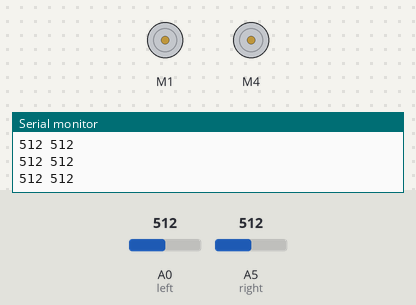
Recording of a sketch running on a simulated Arduino Uno, built with avr-gcc and run on an emulated ATmega328P. Shown: 2 × DC motor (green arrow = forward, orange = backward, longer = faster), the last lines printed to the serial monitor. The inputs (shaded band) are chosen by the test bench; at power-on: A0 (left) = 512, A5 (right) = 512.

Above: at 1.2 s.
1.3 s: A0 (left) set to 313
2.8 s: A0 (left) set to 288
At 4.1 s:
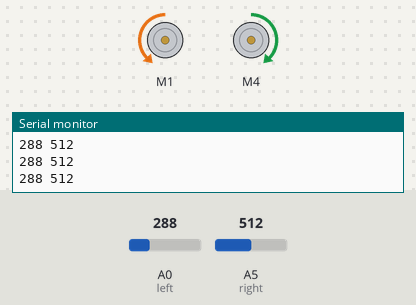
4.4 s: A5 (right) set to 316
5.9 s: A5 (right) set to 285
At 7.2 s:
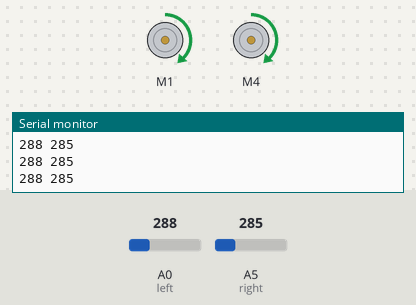
7.5 s: A0 (left) set to 306
At 8.8 s:
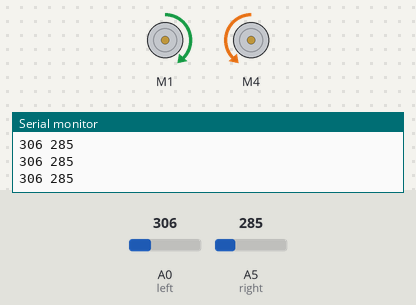
9.1 s: A0 (left) set to 290
At 10.7 s:
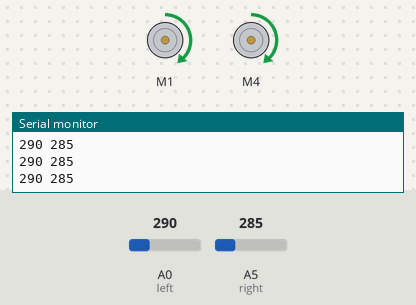
Timing chart, 0 to 11.7 s (numbered marks = the images above; inputs shaded):
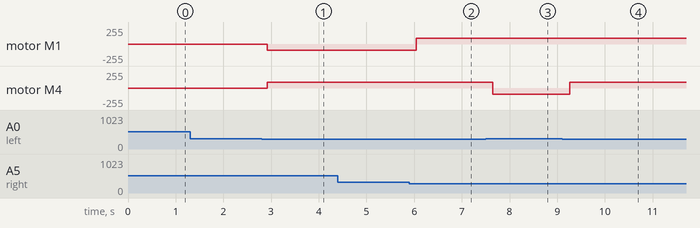

The sketch:

code.ino
```cpp
//we used the library for motordriverShield in this version of code
#include<AFMotor.h>
#define left A0
#define right A5
#define threshold 300
AF_DCMotor motor1(1,MOTOR12_1KHZ);
AF_DCMotor motor2(4,MOTOR34_1KHZ);
int left_s;
int right_s;
void setup() {
  Serial.begin(9600);
  pinMode(left,INPUT);
  pinMode(right,INPUT);

  motor1.setSpeed(90);

  motor2.setSpeed(90);


}

void loop()
 {

   right_s= analogRead(right);
   left_s=analogRead(left);

   Serial.print(left_s);
   Serial.print(" ");

   Serial.println(right_s);
   delay(100);


 if(left_s>threshold && right_s>threshold)
 stopmotor();
  else if(left_s>threshold && right_s<threshold)
 turnright();
 else if(left_s<threshold && right_s>threshold)
 turnleft();
 else if(left_s<threshold && right_s<threshold)
 forwardmotor();


}

void turnright()
{
  motor1.run(FORWARD);
  motor2.run(BACKWARD);
}

void turnleft()
{
  motor1.run(BACKWARD);
  motor2.run(FORWARD);
}

void forwardmotor()
{
  motor1.run(FORWARD);
  motor2.run(FORWARD);
}

void backward()
{
  motor1.run(BACKWARD);
  motor2.run(BACKWARD);
}
void stopmotor()
{
  motor1.run(RELEASE);
  motor2.run(RELEASE);
}
```

Measured:
- the behaviour switches between 300 and 299 on A0 (left) (found by bisection; images 0 and 1)
- the behaviour switches between 300 and 299 on A5 (right) (found by bisection; images 1 and 2)
- after the input at 2.8 s, motor M1: stopped → backward 90/255 after 0.12 s; motor M4: stopped → forward 90/255 after 0.12 s
- after the input at 5.9 s, motor M1: backward 90/255 → forward 90/255 after 0.14 s
- after the input at 7.5 s, motor M4: forward 90/255 → backward 90/255 after 0.15 s
- after the input at 9.1 s, motor M4: backward 90/255 → forward 90/255 after 0.16 s
